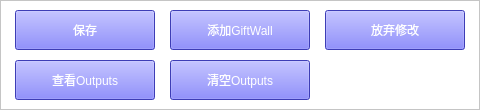
<?xml version="1.0" encoding="UTF-8"?>
<ui version="4.0">
 <class>Form</class>
 <widget class="QWidget" name="Form">
  <property name="geometry">
   <rect>
    <x>0</x>
    <y>0</y>
    <width>480</width>
    <height>110</height>
   </rect>
  </property>
  <property name="maximumSize">
   <size>
    <width>16777215</width>
    <height>110</height>
   </size>
  </property>
  <property name="windowTitle">
   <string>Form</string>
  </property>
  <property name="styleSheet">
   <string notr="true"/>
  </property>
  <widget class="QFrame" name="frame">
   <property name="geometry">
    <rect>
     <x>0</x>
     <y>0</y>
     <width>480</width>
     <height>110</height>
    </rect>
   </property>
   <property name="styleSheet">
    <string notr="true">background-color: rgb(255, 255, 255);</string>
   </property>
   <property name="frameShape">
    <enum>QFrame::StyledPanel</enum>
   </property>
   <property name="frameShadow">
    <enum>QFrame::Raised</enum>
   </property>
   <widget class="QPushButton" name="save">
    <property name="geometry">
     <rect>
      <x>15</x>
      <y>10</y>
      <width>140</width>
      <height>40</height>
     </rect>
    </property>
    <property name="styleSheet">
     <string notr="true">background-color: rgb(85, 85, 255);
color: rgb(255, 255, 255);
font: 10pt &quot;微软雅黑&quot;;</string>
    </property>
    <property name="text">
     <string>保存</string>
    </property>
   </widget>
   <widget class="QPushButton" name="cancel_save">
    <property name="geometry">
     <rect>
      <x>325</x>
      <y>10</y>
      <width>140</width>
      <height>40</height>
     </rect>
    </property>
    <property name="styleSheet">
     <string notr="true">background-color: rgb(85, 85, 255);
color: rgb(255, 255, 255);
font: 10pt &quot;微软雅黑&quot;;</string>
    </property>
    <property name="text">
     <string>放弃修改</string>
    </property>
   </widget>
   <widget class="QPushButton" name="open_outputs_2">
    <property name="geometry">
     <rect>
      <x>15</x>
      <y>60</y>
      <width>140</width>
      <height>40</height>
     </rect>
    </property>
    <property name="styleSheet">
     <string notr="true">background-color: rgb(85, 85, 255);
color: rgb(255, 255, 255);
font: 10pt &quot;微软雅黑&quot;;</string>
    </property>
    <property name="text">
     <string>查看Outputs</string>
    </property>
   </widget>
   <widget class="QPushButton" name="clear_outputs_2">
    <property name="geometry">
     <rect>
      <x>170</x>
      <y>60</y>
      <width>140</width>
      <height>40</height>
     </rect>
    </property>
    <property name="styleSheet">
     <string notr="true">background-color: rgb(85, 85, 255);
color: rgb(255, 255, 255);
font: 10pt &quot;微软雅黑&quot;;</string>
    </property>
    <property name="text">
     <string>清空Outputs</string>
    </property>
   </widget>
   <widget class="QPushButton" name="add_gift_wall_2">
    <property name="geometry">
     <rect>
      <x>170</x>
      <y>10</y>
      <width>140</width>
      <height>40</height>
     </rect>
    </property>
    <property name="styleSheet">
     <string notr="true">background-color: rgb(85, 85, 255);
color: rgb(255, 255, 255);
font: 10pt &quot;微软雅黑&quot;;</string>
    </property>
    <property name="text">
     <string>添加GiftWall</string>
    </property>
   </widget>
  </widget>
 </widget>
 <resources/>
 <connections/>
</ui>
